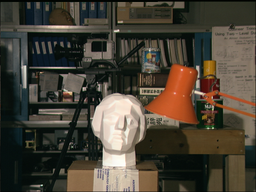
#> input picture week3/tsukuba_left.png, 256 x 192 px, shrunk from 384 x 288 before the run
$ python test3.py
#> lines starting #> are read from the running program, lines starting #| are printed output that depends on the picture
import cv2
import numpy as np
from matplotlib import pyplot as plt

def compare(template,img):
    sum=0
    delta=cv2.absdiff(template,img)
    h,w=delta.shape
    for i in range(h):
        for j in range(w):
            sum+=delta[i][j]
    return sum

def scan(template,img_span,kenalsize,step):
    h,w=img_span.shape
    min=255*h*h

    for i in range(0,w-kenalsize,step):
        s=compare(template,img_span[:,i:i+h])
        if s<min: min=s
    return min

def full_match(img1,img2,kenalsize,step):
    H,W=img1.shape
    matrix=np.zeros(img1.shape)

    for i in range(0,H-kenalsize,step):
        img_span=img2[i:i+kenalsize,:]
        print("scaning row:{}".format(i))

        for j in range(0,W-kenalsize,step):
            template=img1[i:i+kenalsize,j:j+kenalsize]
            value=scan(template,img_span,kenalsize,step)
            matrix[i:i+kenalsize,j:j+kenalsize]=value

    # [6 lines of commented-out code are left out]

    return matrix


img_left = cv2.imread("tsukuba_left.png")
#> img_left is the input picture: shape (192, 256, 3); mean B, G, R 54.7, 66.7, 73.3
gray_left = cv2.cvtColor(img_left, cv2.COLOR_BGR2GRAY)
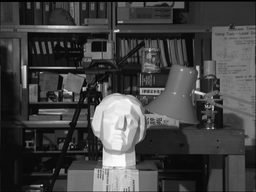
#> gray_left: shape (192, 256); min 0, max 255, mean 67.3

img_right = cv2.imread("tsukuba_right.png")
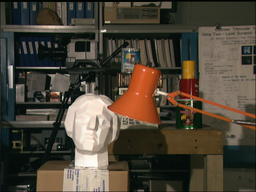
#> input picture week3/tsukuba_right.png, 256 x 192 px, shrunk from 384 x 288 before the run
#> img_right is the input picture: shape (192, 256, 3); mean B, G, R 55.6, 68.3, 75.9
gray_right = cv2.cvtColor(img_right, cv2.COLOR_BGR2GRAY)
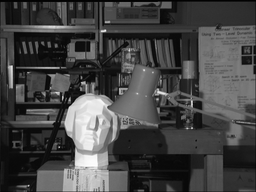
#> gray_right: shape (192, 256); min 0, max 255, mean 69.1

res=full_match(gray_left,gray_right,7,4)
#> after the loop in full_match, `for i in range(0,H-kenalsize,step):`:
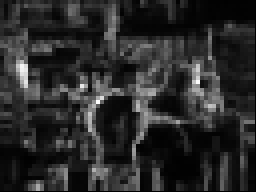
#> matrix: shape (192, 256) float64; min 0, max 2384, mean 395.6; drawn with min black and max white
print(res)
#> (printed output is left out)


plt.imshow(res,cmap='Greys')
plt.show()
#what this picture? how to change this to disparity picture?
